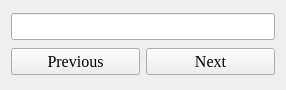
<?xml version="1.0" encoding="UTF-8"?>
<ui version="4.0">
 <class>TextFinder</class>
 <widget class="QWidget" name="TextFinder">
  <property name="geometry">
   <rect>
    <x>0</x>
    <y>0</y>
    <width>286</width>
    <height>90</height>
   </rect>
  </property>
  <property name="windowTitle">
   <string>Find Text</string>
  </property>
  <layout class="QVBoxLayout" name="verticalLayout">
   <item>
    <widget class="QLineEdit" name="textToFind">
     <property name="font">
      <font>
       <family>Times New Roman</family>
       <pointsize>12</pointsize>
      </font>
     </property>
    </widget>
   </item>
   <item>
    <layout class="QHBoxLayout" name="horizontalLayout">
     <item>
      <widget class="QPushButton" name="previousButton">
       <property name="font">
        <font>
         <family>Times New Roman</family>
         <pointsize>12</pointsize>
        </font>
       </property>
       <property name="text">
        <string>Previous</string>
       </property>
      </widget>
     </item>
     <item>
      <widget class="QPushButton" name="nextButton">
       <property name="font">
        <font>
         <family>Times New Roman</family>
         <pointsize>12</pointsize>
        </font>
       </property>
       <property name="text">
        <string>Next</string>
       </property>
      </widget>
     </item>
    </layout>
   </item>
  </layout>
 </widget>
 <resources/>
 <connections/>
</ui>
